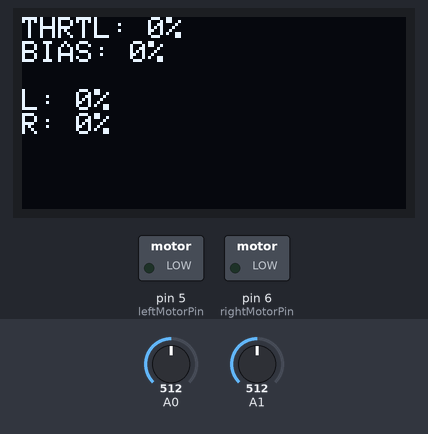
A sketch run on a simulated Arduino Uno, built with avr-gcc and run on an emulated ATmega328P. On the bench: 128×64 one-colour display, switched loads named in the sketch (green lamp = pin HIGH). Inputs (shaded band) come from the test bench; at power-on: A0 = 512, A1 = 512. What the sketch prints to the serial monitor is not drawn.

Above: at 3.2 s.
3.3 s: A0 set to 716
At 4.6 s:
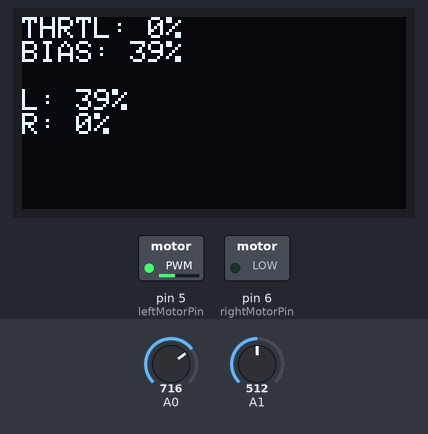
4.9 s: A1 set to 716
At 5.5 s:
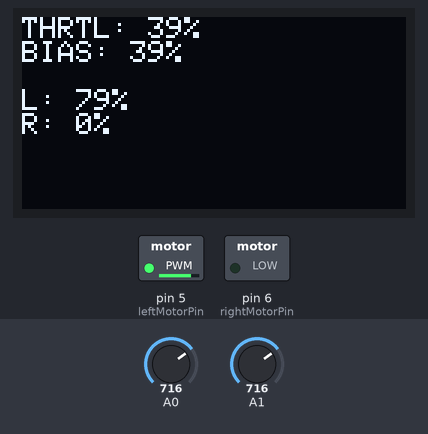
6.5 s: A1 set to 900
At 7.4 s:
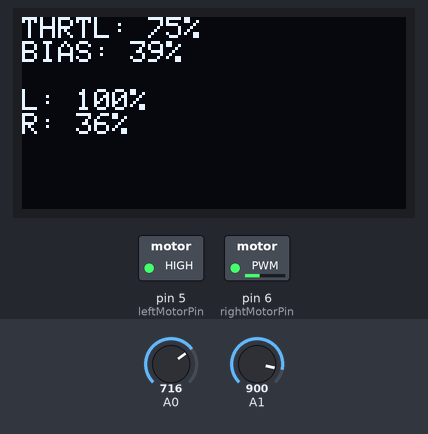
8.2 s: A0 set to 511
At 9.4 s:
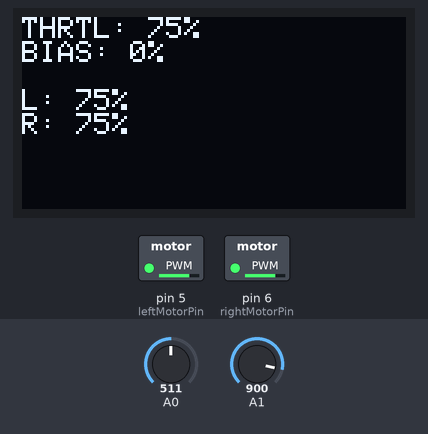
9.8 s: A0 set to 306
At 11.1 s:
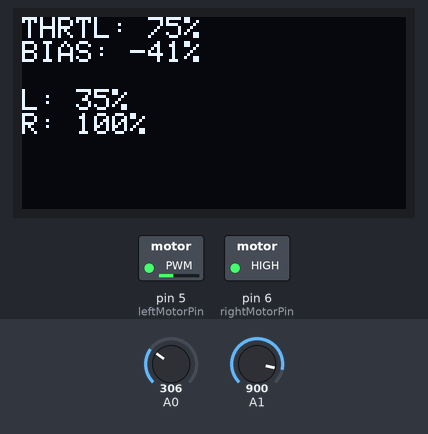
11.4 s: A1 set to 1023
At 12.2 s:
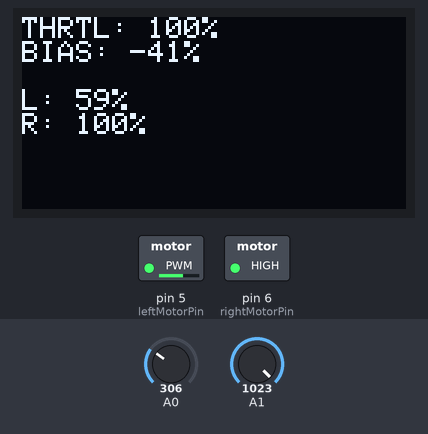
Timing chart, 0 to 14.0 s (numbered marks = the images above; inputs shaded):
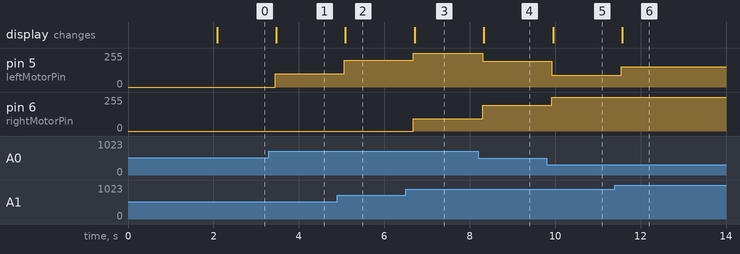

The sketch:

Differntial_Steering_and_OLED_Telemetry.ino
```cpp
//Including Libraries//
#include <Wire.h>
#include <Adafruit_GFX.h>
#include <Adafruit_SSD1306.h>

//OLED Definitions//
#define SCREEN_WIDTH 128
#define SCREEN_HEIGHT 64
#define OLED_RESET -1

Adafruit_SSD1306 display(SCREEN_WIDTH, SCREEN_HEIGHT, &Wire, OLED_RESET);


// Establishment of Variables //
int xValue;
int yValue;

int throttle;
int steering;

int leftMotorSpeed;
int rightMotorSpeed;

int leftMotorPin = 5;
int rightMotorPin = 6;


void setup() {

  pinMode(leftMotorPin, OUTPUT);
  pinMode(rightMotorPin, OUTPUT);

  Serial.begin(9600);

  //OLED SETUP//
  if(!display.begin(SSD1306_SWITCHCAPVCC, 0x3C)) {
    Serial.println("OLED failed");
    for(;;);
  }

  display.clearDisplay();

  display.setTextSize(1);
  display.setTextColor(SSD1306_WHITE);

  display.setCursor(0,0);
  display.println("ROVER ONLINE");

  display.display();

  delay(2000);

}

void loop() {
  // Read Joystick //
  xValue = analogRead(A0);
  yValue = analogRead(A1);

  // Convert Joystick values //
  throttle = map(yValue, 0, 1023, -255, 255);
  steering = map(xValue, 0, 1023, -255, 255);

  // Deadzone //
  if (abs(throttle) < 20) {
    throttle = 0;
  }

  if (abs(steering) < 20) {
    steering = 0;
  }

  // Differential steering math //
  leftMotorSpeed = throttle + steering;
  rightMotorSpeed = throttle - steering;

  // Constrain values //
  leftMotorSpeed = constrain(leftMotorSpeed, 0, 255);
  rightMotorSpeed = constrain(rightMotorSpeed, 0, 255);

  // Output PWM //
  analogWrite(leftMotorPin, leftMotorSpeed);
  analogWrite(rightMotorPin, rightMotorSpeed);

  // Debug //
  Serial.print("Throttle: ");
  Serial.print(throttle);

  Serial.print("  Steering: ");
  Serial.print(steering);

  Serial.print("  Left: ");
  Serial.print(leftMotorSpeed);

  Serial.print("  Right: ");
  Serial.println(rightMotorSpeed);


  // OLED Telemetry //
  int throttlePercent = map(abs(throttle), 0, 255, 0, 100);
  int biasPercent = map(steering, -255, 255, -100, 100);
  int leftPercent = map(leftMotorSpeed, 0, 255, 0, 100);
  int rightPercent = map(rightMotorSpeed, 0, 255, 0, 100);

  display.clearDisplay();
  display.setCursor(0,0);

  display.print("THRTL: ");
  display.print(throttlePercent);
  display.println("%");

  display.print("BIAS: ");
  display.print(biasPercent);
  display.println("%");

  display.println();

  display.print("L: ");
  display.print(leftPercent);
  display.println("%");

  display.print("R: ");
  display.print(rightPercent);
  display.println("%");

  display.display();


  delay(200);
}
```

Measured:
- after the input at 3.3 s, pin 5 (leftMotorPin): 0/255 → 101/255 after 0.14 s; the display: changes after 0.17 s (image 1)
- after the input at 4.9 s, pin 5 (leftMotorPin): 101/255 → 202/255 after 0.16 s; the display: changes after 0.19 s (image 2)
- after the input at 6.5 s, pin 5 (leftMotorPin): 202/255 → 255/255 after 0.18 s; pin 6 (rightMotorPin): 0/255 → 92/255 after 0.18 s; the display: changes after 0.21 s (image 3)
- after the input at 8.2 s, pin 5 (leftMotorPin): 255/255 → 193/255 after 0.10 s; pin 6 (rightMotorPin): 92/255 → 193/255 after 0.10 s; the display: changes after 0.13 s (image 4)
- after the input at 9.8 s, pin 5 (leftMotorPin): 193/255 → 90/255 after 0.12 s; pin 6 (rightMotorPin): 193/255 → 255/255 after 0.12 s; the display: changes after 0.15 s (image 5)
- after the input at 11.4 s, pin 5 (leftMotorPin): 90/255 → 152/255 after 0.14 s; the display: changes after 0.17 s (image 6)
